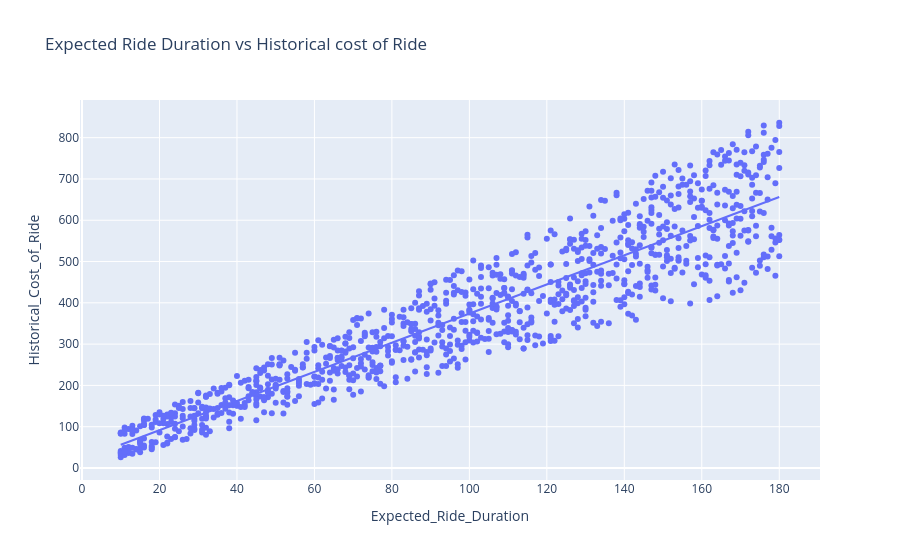

Notebook code cell kept with this figure:
### Code cell
fig = px.scatter(data,
                 x='Expected_Ride_Duration',
                 y='Historical_Cost_of_Ride',
                 title='Expected Ride Duration vs Historical cost of Ride',
                 trendline='ols')
fig.show()

### Figure 1 — Plotly figure (JSON) as saved in the notebook; plotly's stock layout.template omitted (floating-point values rounded to 4 significant figures; data arrays with more than 128 entries replaced by an {"elided": "..."} marker saying what was removed)
{"data": [{"hovertemplate": "Expected_Ride_Duration=%{x}<br>Historical_Cost_of_Ride=%{y}<extra></extra>", "legendgroup": "", "marker": {"color": "#636efa", "symbol": "circle"}, "mode": "markers", "name": "", "orientation": "v", "showlegend": false, "type": "scatter", "x": {"elided": "1000 int values"}, "xaxis": "x", "y": {"elided": "1000 float values"}, "yaxis": "y"}, {"hovertemplate": "<b>OLS trendline</b><br>Historical_Cost_of_Ride = 3.53091 * Expected_Ride_Duration + 20.8668<br>R<sup>2</sup>=0.860344<br><br>Expected_Ride_Duration=%{x}<br>Historical_Cost_of_Ride=%{y} <b>(trend)</b><extra></extra>", "legendgroup": "", "marker": {"color": "#636efa", "symbol": "circle"}, "mode": "lines", "name": "", "showlegend": false, "type": "scatter", "x": {"elided": "1000 int values"}, "xaxis": "x", "y": {"elided": "1000 float values"}, "yaxis": "y"}], "layout": {"legend": {"tracegroupgap": 0}, "title": {"text": "Expected Ride Duration vs Historical cost of Ride"}, "xaxis": {"anchor": "y", "domain": [0, 1], "title": {"text": "Expected_Ride_Duration"}}, "yaxis": {"anchor": "x", "domain": [0, 1], "title": {"text": "Historical_Cost_of_Ride"}}}}
